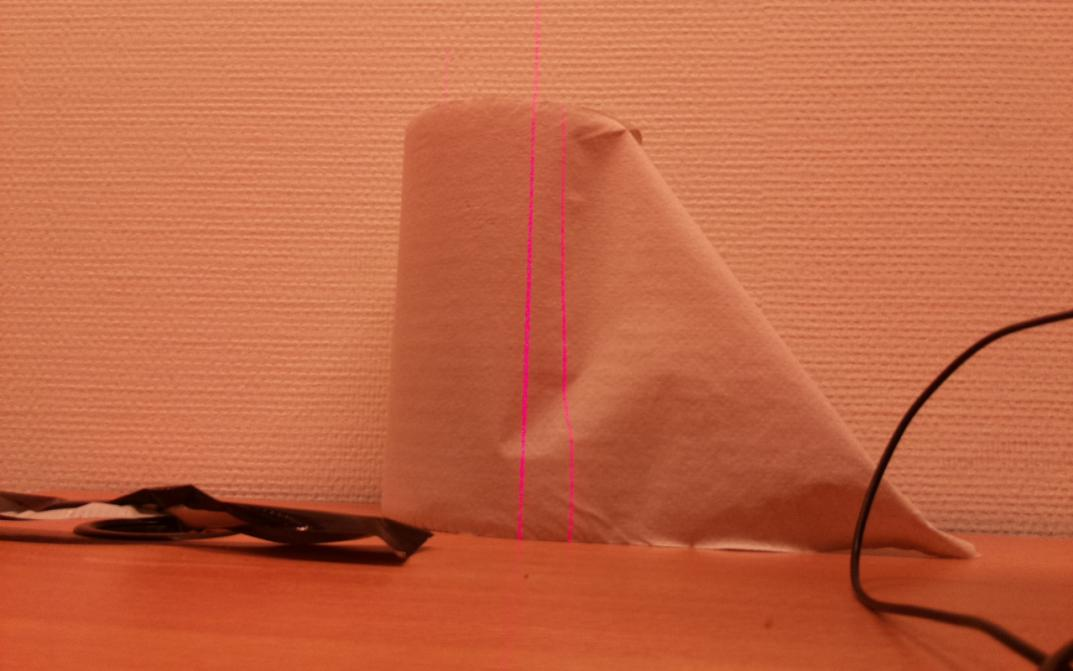
#> input picture test.jpg, 1073 x 671 px
$ python colour_detection.py
#> lines starting #> are read from the running program, lines starting #| are printed output that depends on the picture; after the words box and inside, x2 and y2 are one past the last pixel; in counts of white or black regions, pixels touching at a corner belong together
import cv2
import numpy as np

while(1):

    # Get image
    path = r'test.jpg'
    frame = cv2.imread(path)
#> frame is the input picture: shape (671, 1073, 3); mean B, G, R 68.1, 102.2, 193.3

    # converting from BGR to HSV color space
    hsv = cv2.cvtColor(frame, cv2.COLOR_BGR2HSV)
#> hsv: shape (671, 1073, 3); mean H, S, V 9.3, 168.4, 193.3

    # Range
    lower_red = np.array([150,150,80])
    upper_red = np.array([255,255,255])

    mask_before = cv2.inRange(hsv, lower_red, upper_red)
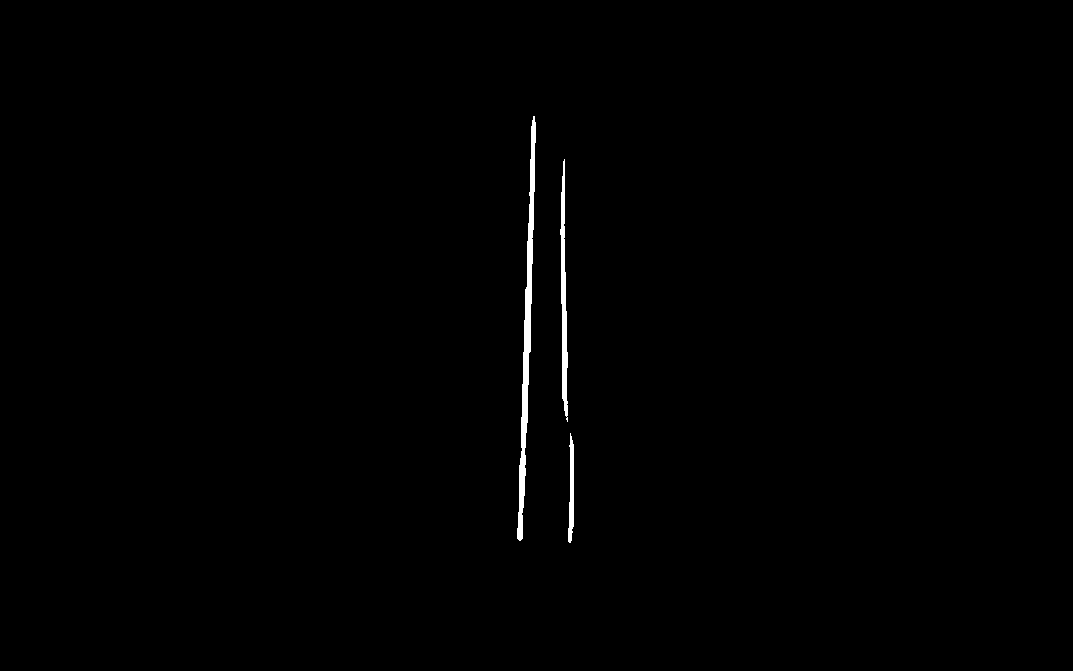
#> mask_before: shape (671, 1073); 0.54% white; 3 white regions, box (x1, y1, x2, y2) and area: (517, 116, 536, 541) 2348, (560, 159, 568, 422) 1117, (568, 433, 574, 543) 446
    mask_after = cv2.bitwise_not(mask_before)

    res1 = cv2.bitwise_and(frame,frame,mask=mask_before)
    res2 = cv2.bitwise_and(frame,frame,mask=mask_after)

    gray = cv2.cvtColor(frame, cv2.COLOR_BGR2GRAY)
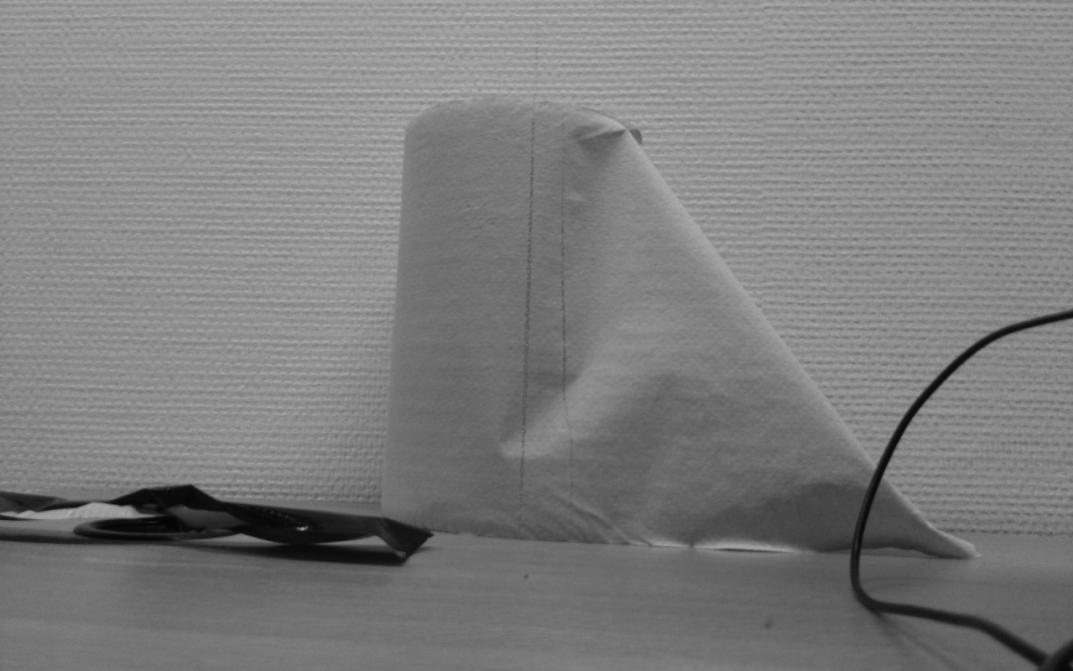
#> gray: shape (671, 1073); min 3, max 181, mean 125.5
    gray = cv2.GaussianBlur(gray, (5, 5), 0)
    thresh = cv2.threshold(gray, 45, 255, cv2.THRESH_BINARY)[1]
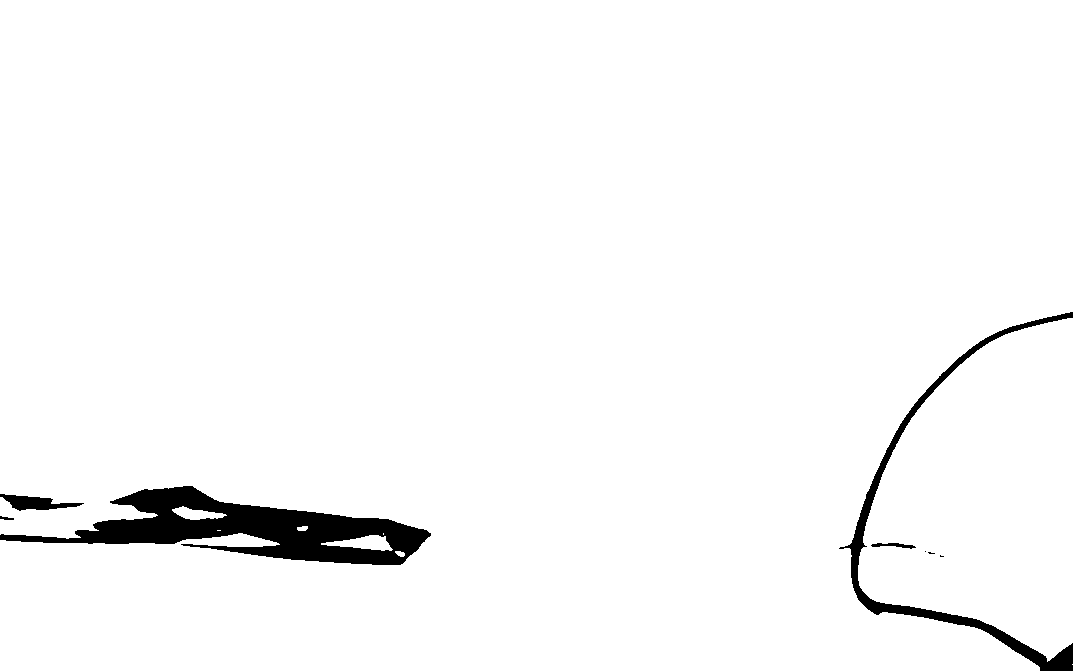
#> thresh: shape (671, 1073); 97.3% white; 8 black regions (3 under 20 px), largest, box (x1, y1, x2, y2) and area: (0, 486, 431, 565) 13673, (839, 312, 1073, 671) 4974, (0, 494, 84, 511) 702, (871, 543, 916, 549) 133, (0, 516, 14, 520) 34
    thresh = cv2.erode(thresh, None, iterations=2)
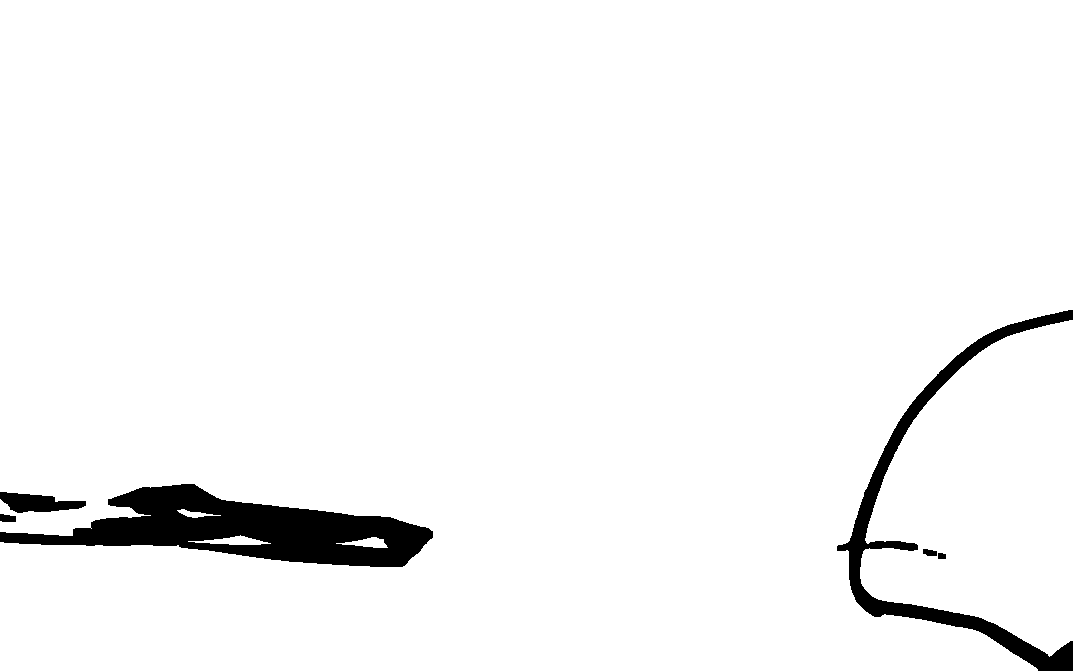
#> thresh: shape (671, 1073); 96.3% white; 6 black regions, box (x1, y1, x2, y2) and area: (0, 484, 433, 567) 17072, (837, 310, 1073, 671) 8536, (0, 492, 86, 513) 1122, (0, 514, 16, 522) 108, (923, 549, 937, 556) 78, (938, 553, 946, 559) 45
    thresh = cv2.dilate(thresh, None, iterations=2)
#> thresh: shape (671, 1073); 97.2% white; 8 black regions (3 under 20 px), largest, box (x1, y1, x2, y2) and area: (0, 486, 431, 565) 13936, (839, 312, 1073, 671) 4985, (0, 494, 84, 511) 708, (871, 543, 916, 549) 133, (0, 516, 14, 520) 34

    cv2.imshow("original",frame)
    cv2.imshow("result1",res1)
    cv2.imshow("thresh",thresh)
    # cv2.imshow("result2",res2)

    cv2.waitKey(1)
